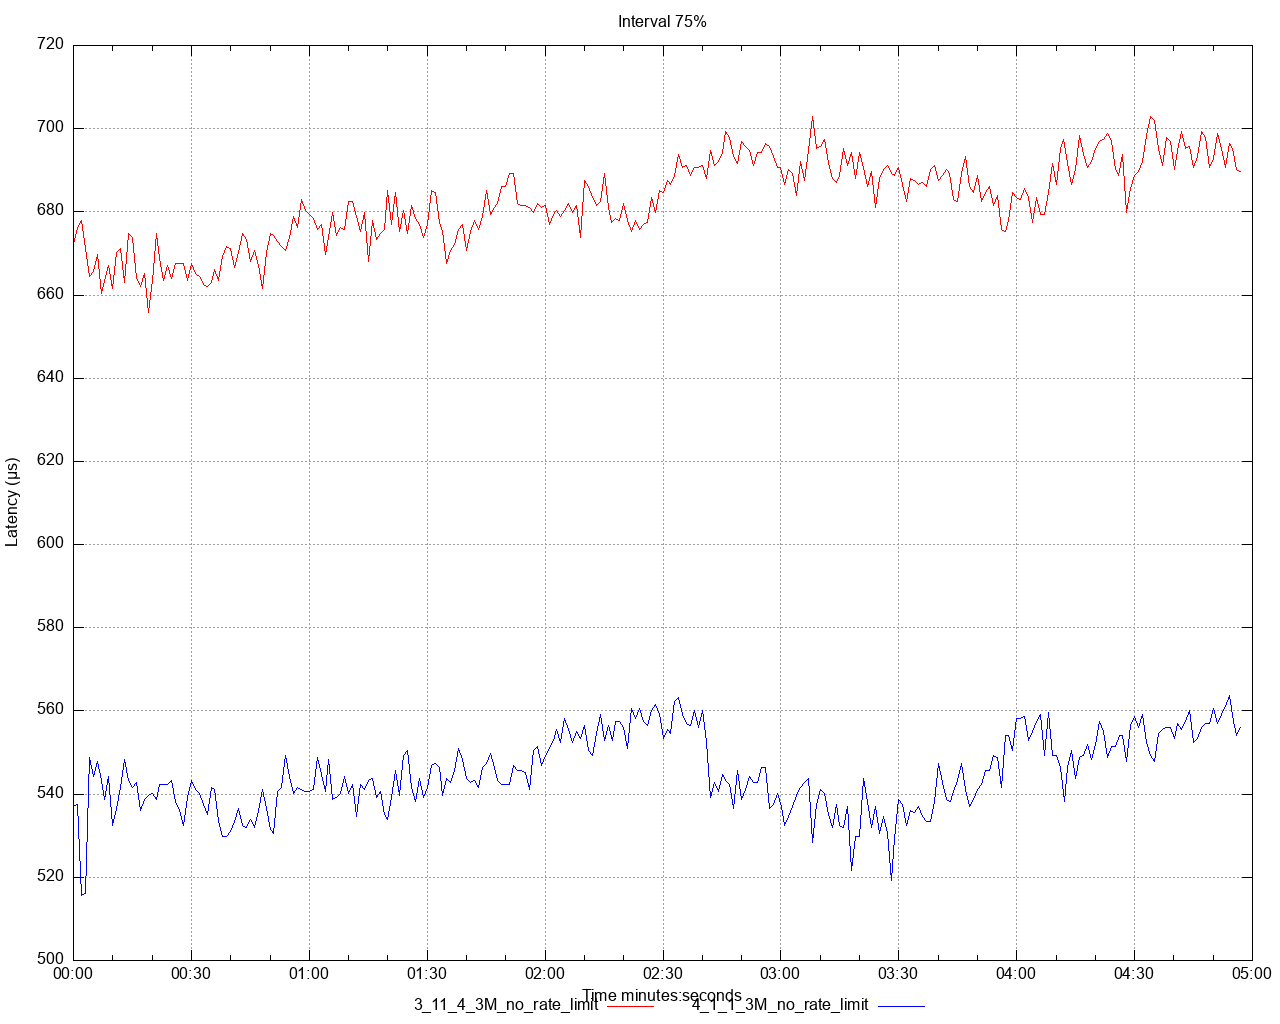

gnuplot code for this plot:
set title 'Interval 75%' noenhanced
set style data lines
set datafile separator ","
set terminal png size 1280,1024
set grid
set key below
set xdata time
set timefmt "%s"
offset = 0
t0(x)=(offset=($0==0) ? x : offset, x - offset)
set xlabel 'Time minutes:seconds'
set ylabel 'Latency (μs)'
set output '/Users/ahmet.mircik/simulator/tests/report_3M_no_rate_limit/latency/latency_interval_75_set.png'
plot \
   '/Users/ahmet.mircik/simulator/tests/report_3M_no_rate_limit/data/latency_interval_75_set_1.data' using (t0(timecolumn(1))):2 title "3_11_4_3M_no_rate_limit" noenhanced lt rgb "red", \
   '/Users/ahmet.mircik/simulator/tests/report_3M_no_rate_limit/data/latency_interval_75_set_2.data' using (t0(timecolumn(1))):2 title "4_1_1_3M_no_rate_limit" noenhanced lt rgb "blue", \
